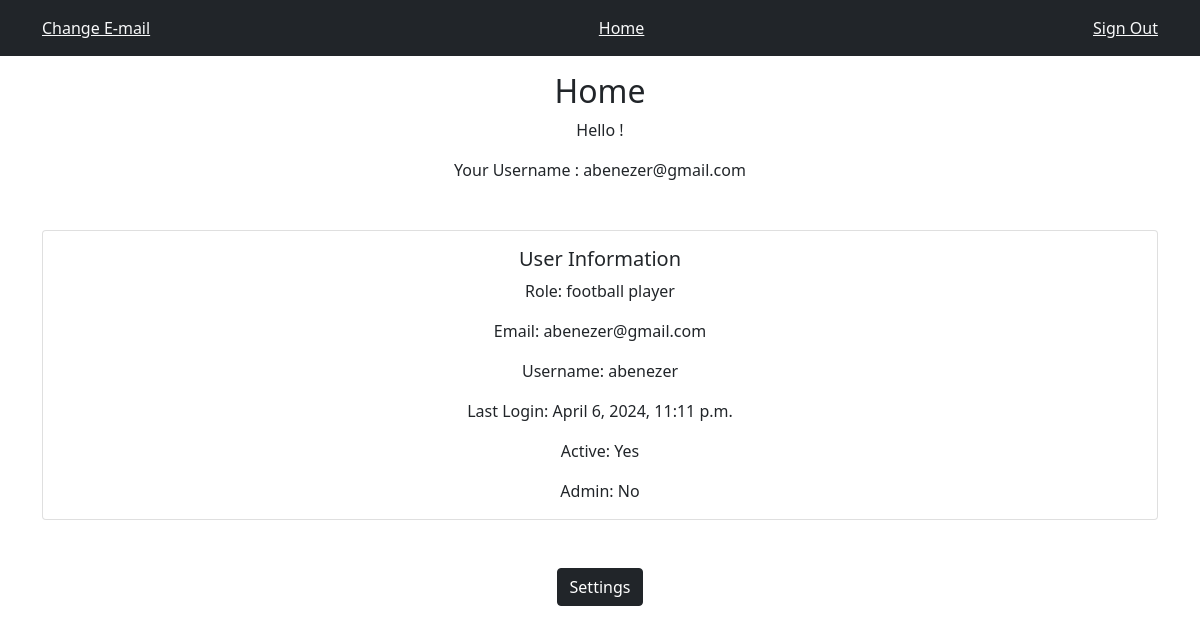
Page /home/ (signed in) on the earlier database version.
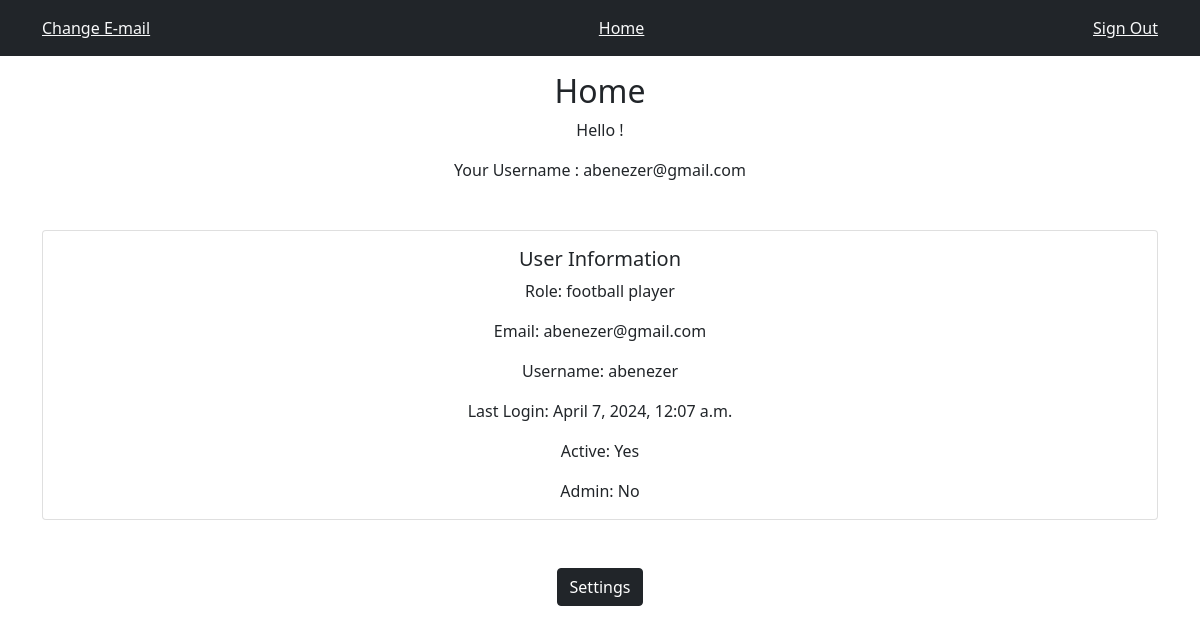
Same page on the later database version.
### authuser/models.py (models this page shows, shortened)
class User(AbstractBaseUser, PermissionsMixin):
    email = models.EmailField(unique=True)
    first_name = models.CharField(max_length=255, blank=True, null=True)
    last_name = models.CharField(max_length=255, blank=True, null=True)
    username = models.CharField(max_length=255, unique=True, blank=True, null=True)
    role = models.CharField(max_length=25, choices=CustomUserManager.Roles.choices, default=CustomUserManager.Roles.FOOTBALL_PLAYER)
    is_staff = models.BooleanField(default=False)
    is_superuser = models.BooleanField(default=False)
    is_active = models.BooleanField(default=True)
    created_at = models.DateTimeField(auto_now_add=True)
    objects = CustomUserManager()
    USERNAME_FIELD = 'email'
    EMAIL_FIELD = 'email'
    REQUIRED_FIELDS = []
    class Meta:
        verbose_name = 'User'
        verbose_name_plural = 'Users'
    def __str__(self):
        return self.email

### templates/dashboard/home.html (shortened to what this page needs)
{% extends 'account/base.html' %}
{% block content %}
<div class="text-center">
    <h2>Home</h2>
    <p>Hello {{ user.first_name }}!</p>
    <p>Your Username : {{ user }}</p>
    <div class="container">
        {% if user.is_authenticated %}
        <div class="card mt-5">
            <div class="card-body">
                <h5 class="card-title">User Information</h5>
                <p class="card-text">Role: {{ user.role }}</p>
                <p class="card-text">Email: {{ user.email }}</p>
                {% if user.username %}
                <p class="card-text">Username: {{ user.username }}</p>
                {% endif %}
                {% if user.last_login %}
                <p class="card-text">Last Login: {{ user.last_login }}</p>
                {% endif %}
                {% if user.is_active %}
                <p class="card-text">Active: Yes</p>
                {% endif %}
                {% if user.role == 'admin' %}
                <p class="card-text">Admin: Yes</p>
                {% else %}
                <p class="card-text">Admin: No</p>
                {% endif %}
            </div>
        </div>
        {% endif %}
    </div>
    <a class="btn btn-dark mt-5" href="{% url 'socialaccount_connections' %}">Settings</a>
</div>
{% endblock %}

Differences in the rows shown:
changed User "abenezer@gmail.com": last_login "April 6, 2024, 11:11 p.m." → "April 7, 2024, 12:07 a.m."
